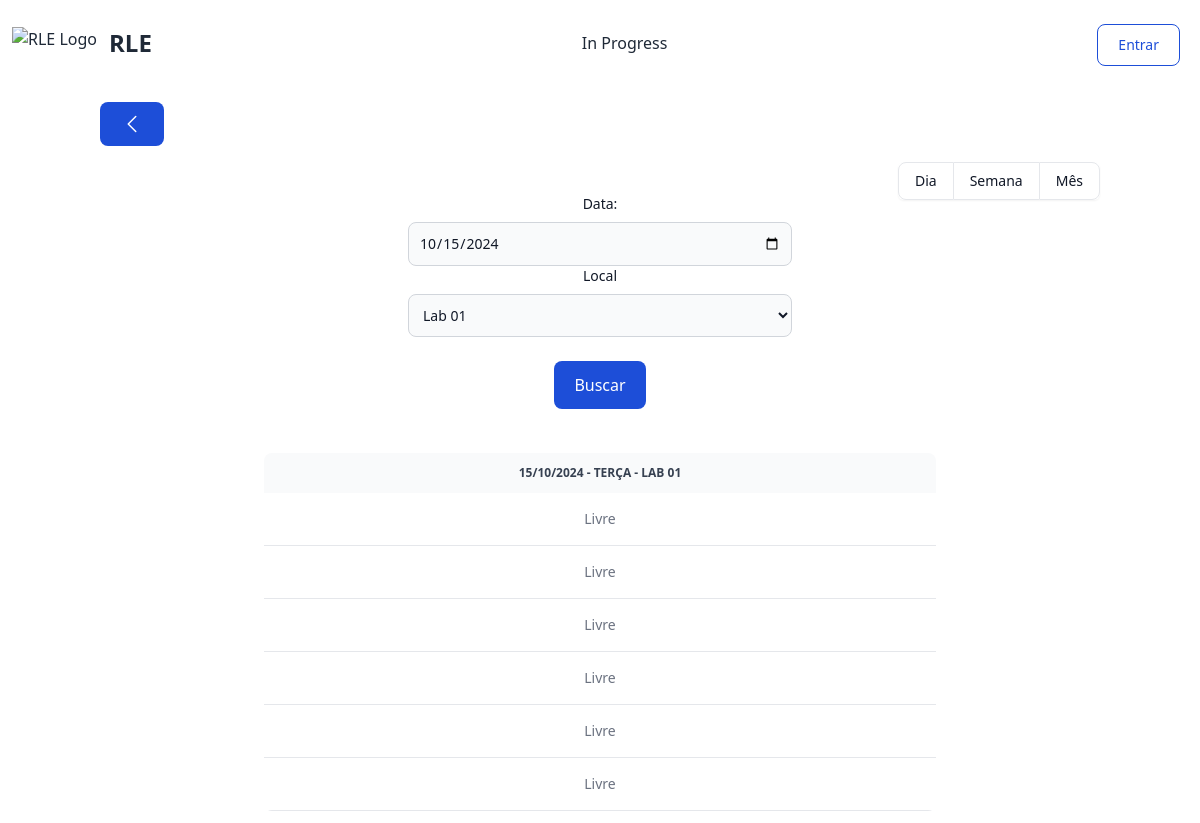
The app's page /Calendario/diaV3.php, older data.
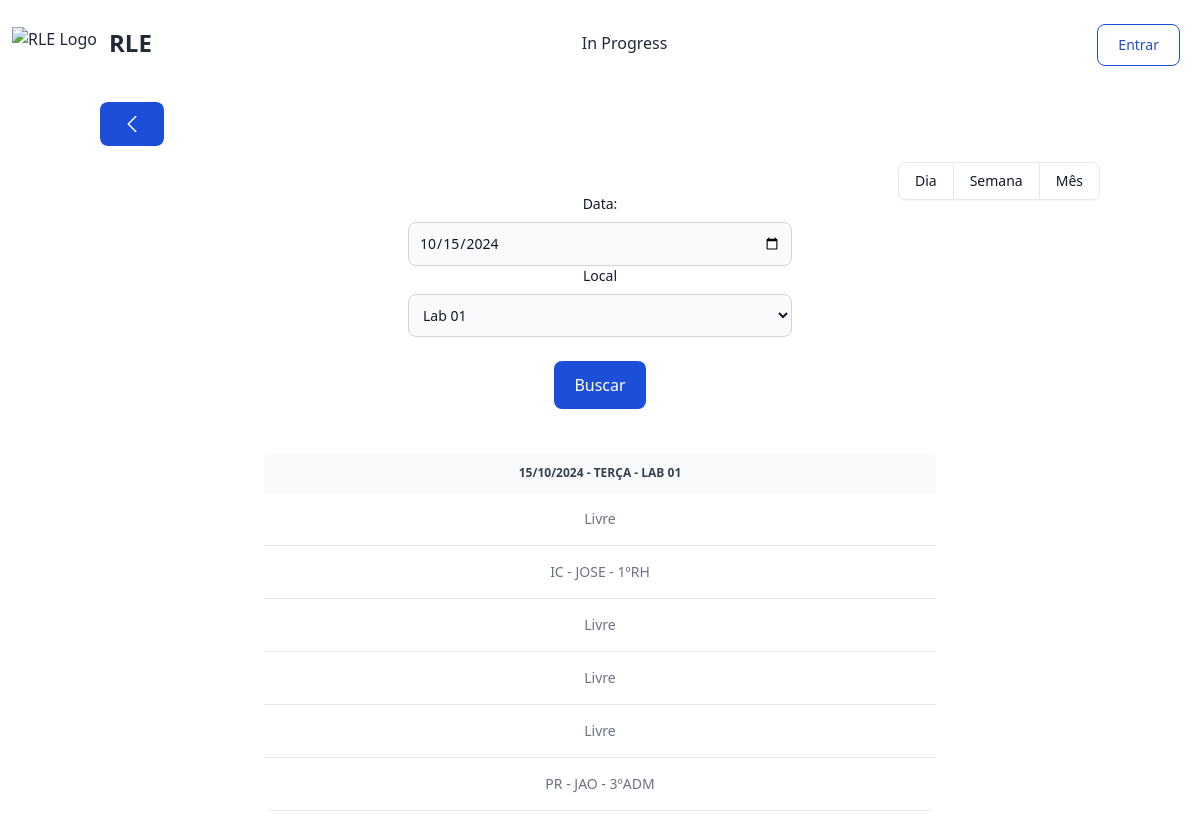
The same page, newer data.
### tables this page shows
CREATE TABLE `cronograma` (
  `cro_cod` int(11) NOT NULL,
  `cro_desc` varchar(200) DEFAULT NULL,
  `cro_aula` int(11) NOT NULL,
  `cro_sem` int(11) NOT NULL,
  `cro_isActive` bit(1) NOT NULL,
  `lab_cod` int(11) NOT NULL,
  `prof_cod` int(11) NOT NULL
);

### Calendario/diaV3.php (the view, shortened to what the changed rows need)
<?php
include_once ("../navbar2.php");
$translate = array(
    0 => "Domingo",
    1 => "Segunda",
    2 => "Terça",
    3 => "Quarta",
    4 => "Quinta",
    5 => "Sexta",
    6 => "Sabado",
);
if (isset($_GET['data'])) {
    $data = $_GET['data'];
    $timestamp = strtotime((new DateTime( $data))->format('d-m-Y'));
    $arrydata = getdate($timestamp);
    $sem = $arrydata['wday'];
} else {
    $data = date("Y-m-d");
    $arrydata = getdate();
    $sem = $arrydata['wday'];
}
if (isset($_GET['lab'])) {
    $lab = $_GET['lab'];
} else {
    $labs = mysqli_fetch_array(mysqli_query($conexao, "SELECT * FROM laboratorio"));
    $lab = $labs['lab_cod'];
}
$labnome = mysqli_fetch_array(mysqli_query($conexao, "SELECT * FROM laboratorio WHERE lab_cod='$lab'"));
$nomelab = $labnome["lab_nome"];
?>
<div class="container mx-auto px-3">
<br>
<div class="row g-0 text-center">
        <?php
        $slq_cronograma = mysqli_query($conexao, "SELECT c.cro_aula as aula,c.cro_desc as descr,c.cro_isActive as active, p.prof_nome as prof FROM cronograma as c INNER JOIN laboratorio as l on c.lab_cod=l.lab_cod INNER JOIN professor as p on c.prof_cod=p.prof_cod WHERE c.cro_sem = '$sem' AND l.lab_cod = '$lab'  AND c.cro_isActive IS TRUE ORDER BY c.cro_aula ASC");
        while ($cronograma = mysqli_fetch_array($slq_cronograma)) {
            switch ($cronograma["aula"]) {
                case "2":
                    $aula2 = ['desc' => $cronograma['descr']];
                    break;
                case "6":
                    $aula6 = ['desc' => $cronograma['descr']];
                    break;
                }
        }
        ?>
        <br>
<div class="relative overflow-x-auto sm:rounded-lg | max-w-2xl mx-auto mb-3 mt-2">
<table class="w-full text-sm text-center rtl:text-right text-gray-500 dark:text-gray-400">
    <thead class="text-xs text-gray-700 uppercase bg-gray-50 dark:bg-gray-700 dark:text-gray-400">
        <tr>
            <th scope="col" class="px-6 py-3">
                <?php echo (new DateTime($data))->format('d/m/Y').' - '. $translate[$arrydata['wday']].' - '.$nomelab; ?>
            </th>
    </thead>
    <tbody>
   <div class="col-sm-6 col-md-8">
   <?php
    echo '<tr class="bg-white border-b dark:bg-gray-800 dark:border-gray-700"><td class="px-6 py-4">';
    if(!isset($aula2['desc'])){echo "Livre ";}else{echo $aula2['desc'];if(isset($aula2['prof'])){echo ' - '.$aula2['prof'];}}
    echo '</td></tr>';
    echo '<tr class="bg-white border-b dark:bg-gray-800 dark:border-gray-700"><td class="px-6 py-4">';
    if(!isset($aula6['desc'])){echo "Livre ";}else{echo $aula6['desc'];if(isset($aula6['prof'])){echo ' - '.$aula6['prof'];}}
    echo '</td></tr>';
    ?>
    </tbody>
    </table>
</div>
</div>
</div>

Row changes from the older to the newer data that the page shows:
added cronograma: cro_desc "IC - JOSE - 1ºRH"
added cronograma: cro_desc "PR - JAO - 3ºADM"
Text that changed along with them:
text no longer shown: "Livre Livre"
